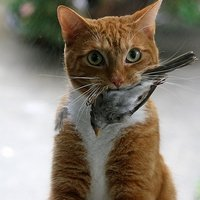
#> input picture raspberry/image/picture.jpg, 200 x 200 px
$ python calculate_offload_client.py
#> lines starting #> are read from the running program, lines starting #| are printed output that depends on the picture

import datetime
import json
import requests
import numpy as np
from PIL import Image

img = Image.open("image/picture.jpg").convert('L')
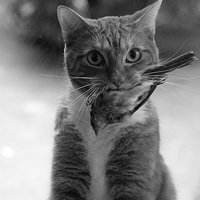
#> img: PIL image 200x200 L; min 1, max 255, mean 125.1
arr = np.array(img)
img.show()
shape = arr.shape
#> shape = (200, 200)
imageList = arr.flatten().tolist()
#> imageList = 40000 items


#location = 'localhost'
location = '192.168.1.82'
port = 80
serveradd = 'http://' + location + ':' + str(port) + '/cgi-bin/calculate_offload.py'


payload = {'key1': [[1, 2, 3], [2, 3, 4]], 'key2': 200, 'image': imageList, 'shape': shape}
mydata = json.JSONEncoder().encode(payload)


for i in range(10):
    t1 = datetime.datetime.now()
#> (the run stopped early here; a loop or call above may not have finished)
